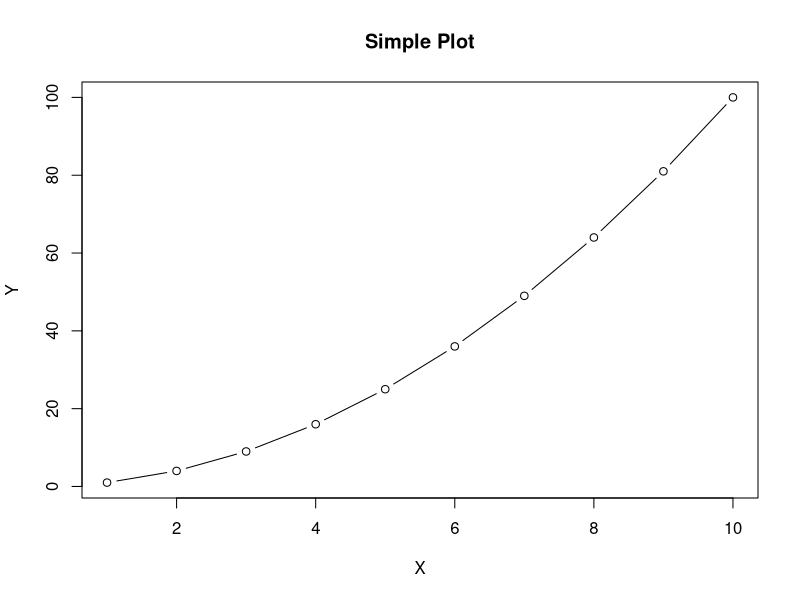

The R source for this figure:
## ---- chunk 1
#| echo: true
#| eval: true
#| fig-width: 6
#| fig-height: 4

# Basic R plot
x <- 1:10
y <- x^2
plot(x, y, type = "b", 
     main = "Simple Plot",
     xlab = "X", ylab = "Y")
